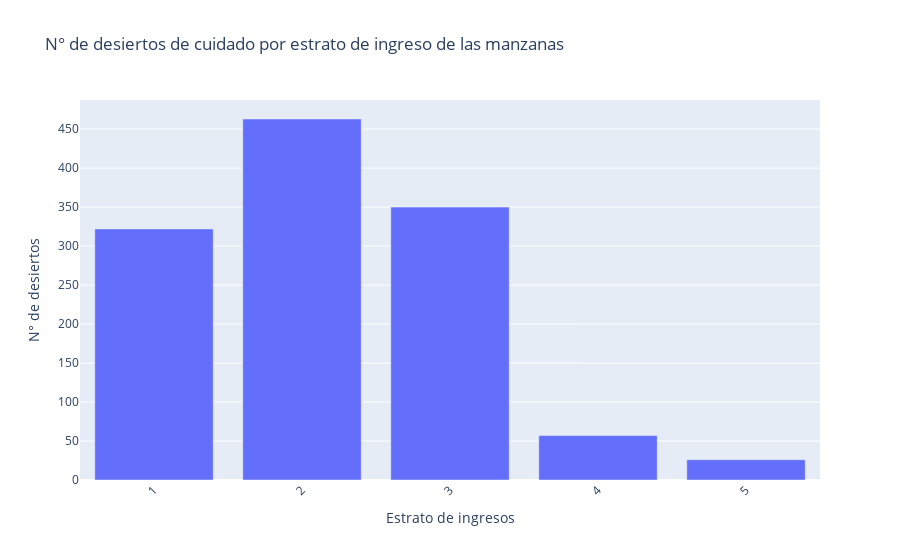

Notebook code for this chart:
### Code cell
# Create an interactive bar chart using Plotly
fig = px.bar(summary_table, x='Estrato', y='desiert_demanda',
             labels={'desiert_demanda': 'N° de desiertos', 'Estrato': 'Estrato de ingresos'},
             title='N° de desiertos de cuidado por estrato de ingreso de las manzanas')

# Improve layout for better readability
fig.update_layout(xaxis_tickangle=-45)

# Show the plot
fig.show()

### Figure 1 — Plotly figure (JSON) as saved in the notebook; plotly's stock layout.template omitted (floating-point values rounded to 4 significant figures)
{"data": [{"alignmentgroup": "True", "hovertemplate": "Estrato de ingresos=%{x}<br>N° de desiertos=%{y}<extra></extra>", "legendgroup": "", "marker": {"color": "#636efa", "pattern": {"shape": ""}}, "name": "", "offsetgroup": "", "orientation": "v", "showlegend": false, "textposition": "auto", "type": "bar", "x": [2, 3, 1, 4, 5], "xaxis": "x", "y": [463, 350, 322, 57, 26], "yaxis": "y"}], "layout": {"barmode": "relative", "legend": {"tracegroupgap": 0}, "title": {"text": "N° de desiertos de cuidado por estrato de ingreso de las manzanas"}, "xaxis": {"anchor": "y", "domain": [0, 1], "tickangle": -45, "title": {"text": "Estrato de ingresos"}}, "yaxis": {"anchor": "x", "domain": [0, 1], "title": {"text": "N° de desiertos"}}}}
